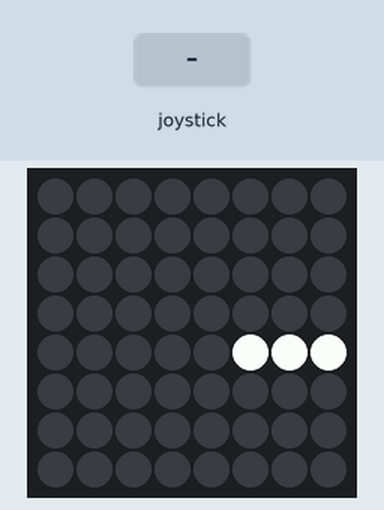
Simulated run of this program. Board: Raspberry Pi (BCM pin numbers) with a Sense HAT. Parts: the Sense HAT's 8×8 RGB LED matrix. Inputs (shaded band) come from the test bench.

Above: at 1.2 s.
1.3 s: joystick pushed up
At 1.9 s:
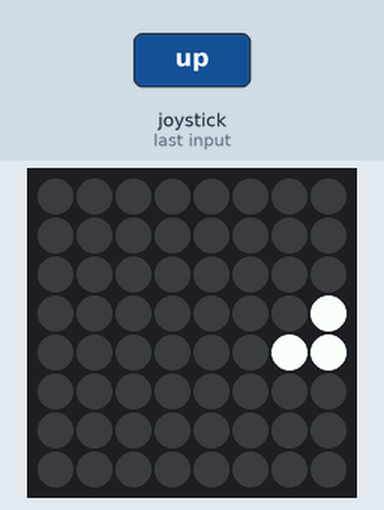
4.3 s: joystick pushed left
At 4.9 s:
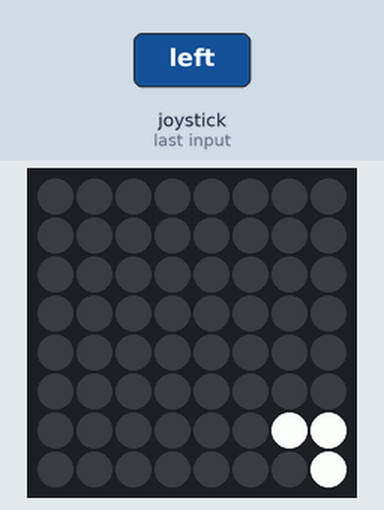
7.3 s: joystick pushed down
At 7.9 s:
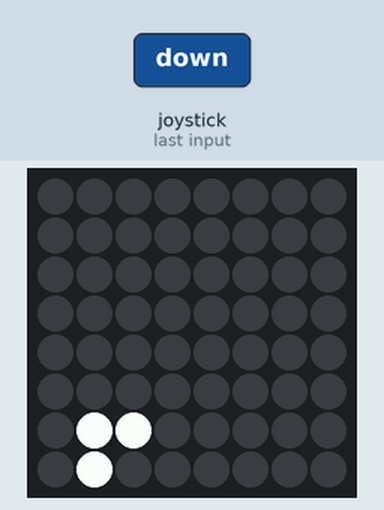
10.3 s: joystick pushed right
At 10.9 s:
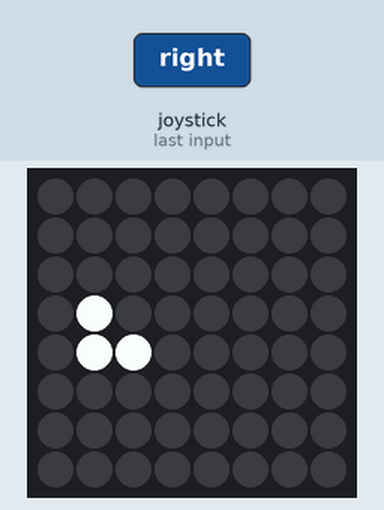
13.3 s: joystick pushed down
At 13.9 s:
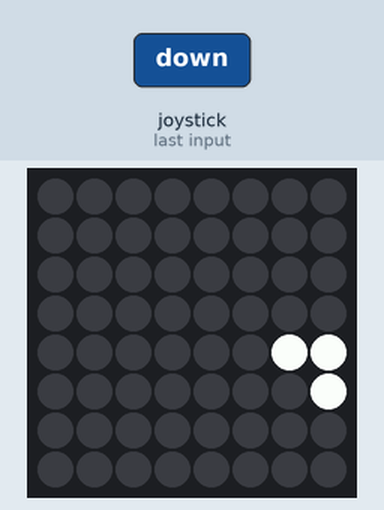
16.3 s: joystick pushed left
At 16.9 s:
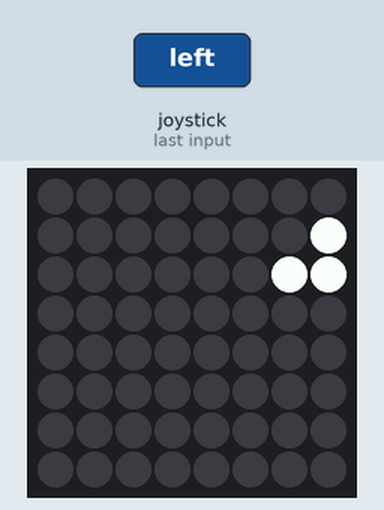
Timing chart, 0 to 19.3 s (numbered marks = the images above; inputs shaded):
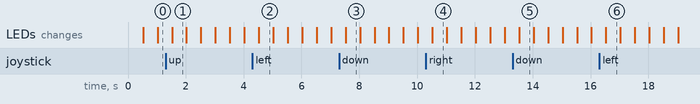

The program:

SnekGame.py
```python
""" TODO
Give snek nommies

"""
from sense_emu import SenseHat
from time import sleep
sense = SenseHat()

### Variables ----------------------
blue=(0,0,255)
red=(255,0,0)
white=(255,255,255)
blank=(0,0,0)

snek=[[2,4],[3,4],[4,4]]
direction="right"


sense.set_pixel(0,2,blue)
sense.set_pixel(7,4,red)

#snek.append() #add suff to the snek

#### Functoions ---------------------
def draw_snek():
    for point in snek:
        sense.set_pixel(point[0], point[1], white)

def move(direction):
    last= snek[-1]
    first=snek[0]
    next=list(last)

    if direction == "right":
        next[0]=last[0] + 1
        if next[0]== 8:
            next[0] = 0

    if direction == "left":
        next[0]=last[0] - 1
        if next[0]== -1:
            next[0] = 7

    if direction == "up":
        next[1]=last[1] - 1
        if next[1]== -1:
            next[1] = 7

    if direction == "down":
        next[1]=last[1] + 1
        if next[1]== 8:
            next[1] = 0

    sense.set_pixel(next[0], next[1], white) # draw the new part of snek (x,y, color)
    snek.append(next)
    sense.set_pixel(first[0], first[1], blank) # remove old tail position (x,y,color)
    snek.remove(first)

#def joystick_moved(event):
#    global direction
#    direction = event.direction

def pushed_up(event):
    global direction
    if event.action == 'pressed' and direction != "down":
        direction = "up"
        #print("pushed up")
        # move(direction)

def pushed_down(event):
    global direction
    if event.action == 'pressed' and direction != "up":
        direction = "down"
        #print("pushed down")
        # move(direction)

def pushed_left(event):
    global direction
    if event.action == 'pressed'  and direction != "right":
        direction = "left"
        #print("pushed left")
        # move(direction)

def pushed_right(event):
    global direction
    if event.action == 'pressed' and direction != "left":
        direction = "right"
        #print("pushed right")
        # move(direction)


##### Main -----------------------
sense.clear()
draw_snek()

while True:
    move(direction)
    sleep(0.5)
    sense.stick.direction_up = pushed_up
    sense.stick.direction_down = pushed_down
    sense.stick.direction_left = pushed_left
    sense.stick.direction_right = pushed_right

        
```

Measured:
- after the input at 1.3 s, the LEDs: change after 0.22 s (image 1)
- after the input at 4.3 s, the LEDs: change after 0.22 s (image 2)
- after the input at 7.3 s, the LEDs: change after 0.23 s (image 3)
- after the input at 10.3 s, the LEDs: change after 0.23 s (image 4)
- after the input at 13.3 s, the LEDs: change after 0.23 s (image 5)
- after the input at 16.3 s, the LEDs: change after 0.23 s (image 6)
- what the display in image 1 shows lasts 0.5 s, from 1.5 s to 2.0 s
